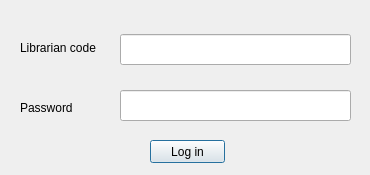
<?xml version="1.0" encoding="UTF-8"?>
<ui version="4.0">
 <class>librarianLogInForm</class>
 <widget class="QDialog" name="librarianLogInForm">
  <property name="windowModality">
   <enum>Qt::NonModal</enum>
  </property>
  <property name="geometry">
   <rect>
    <x>0</x>
    <y>0</y>
    <width>370</width>
    <height>175</height>
   </rect>
  </property>
  <property name="windowTitle">
   <string>Log In</string>
  </property>
  <property name="modal">
   <bool>true</bool>
  </property>
  <widget class="QLineEdit" name="librarianCodeTxt">
   <property name="geometry">
    <rect>
     <x>120</x>
     <y>34</y>
     <width>231</width>
     <height>31</height>
    </rect>
   </property>
  </widget>
  <widget class="QLineEdit" name="librarianPasswordTxt">
   <property name="geometry">
    <rect>
     <x>120</x>
     <y>90</y>
     <width>231</width>
     <height>31</height>
    </rect>
   </property>
  </widget>
  <widget class="QLabel" name="label">
   <property name="geometry">
    <rect>
     <x>20</x>
     <y>40</y>
     <width>101</width>
     <height>16</height>
    </rect>
   </property>
   <property name="text">
    <string>Librarian code</string>
   </property>
  </widget>
  <widget class="QLabel" name="label_2">
   <property name="geometry">
    <rect>
     <x>20</x>
     <y>100</y>
     <width>101</width>
     <height>16</height>
    </rect>
   </property>
   <property name="text">
    <string>Password</string>
   </property>
  </widget>
  <widget class="QPushButton" name="librarianLogInBtn">
   <property name="geometry">
    <rect>
     <x>150</x>
     <y>140</y>
     <width>75</width>
     <height>23</height>
    </rect>
   </property>
   <property name="text">
    <string>Log in</string>
   </property>
  </widget>
 </widget>
 <resources/>
 <connections/>
</ui>
